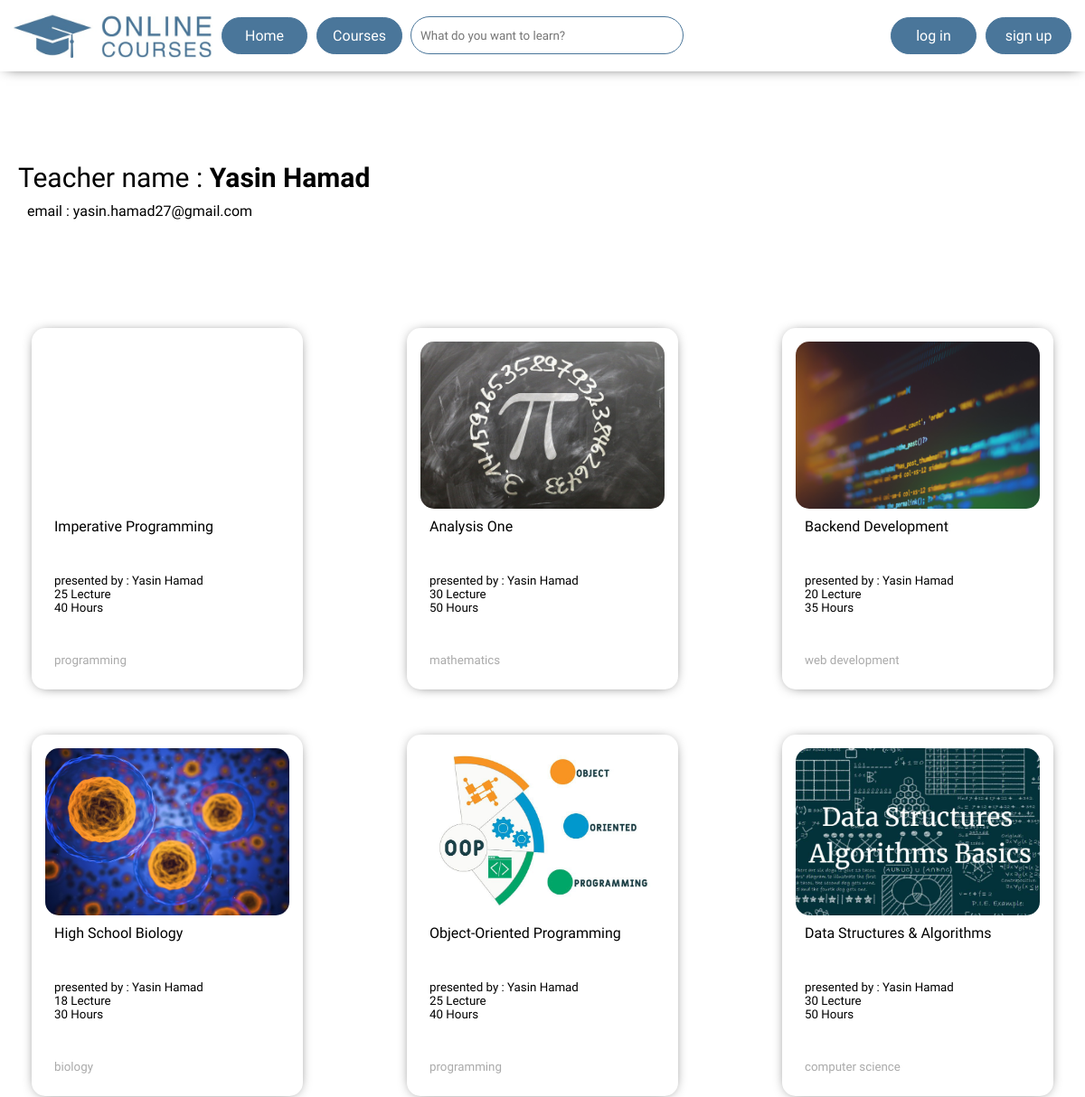
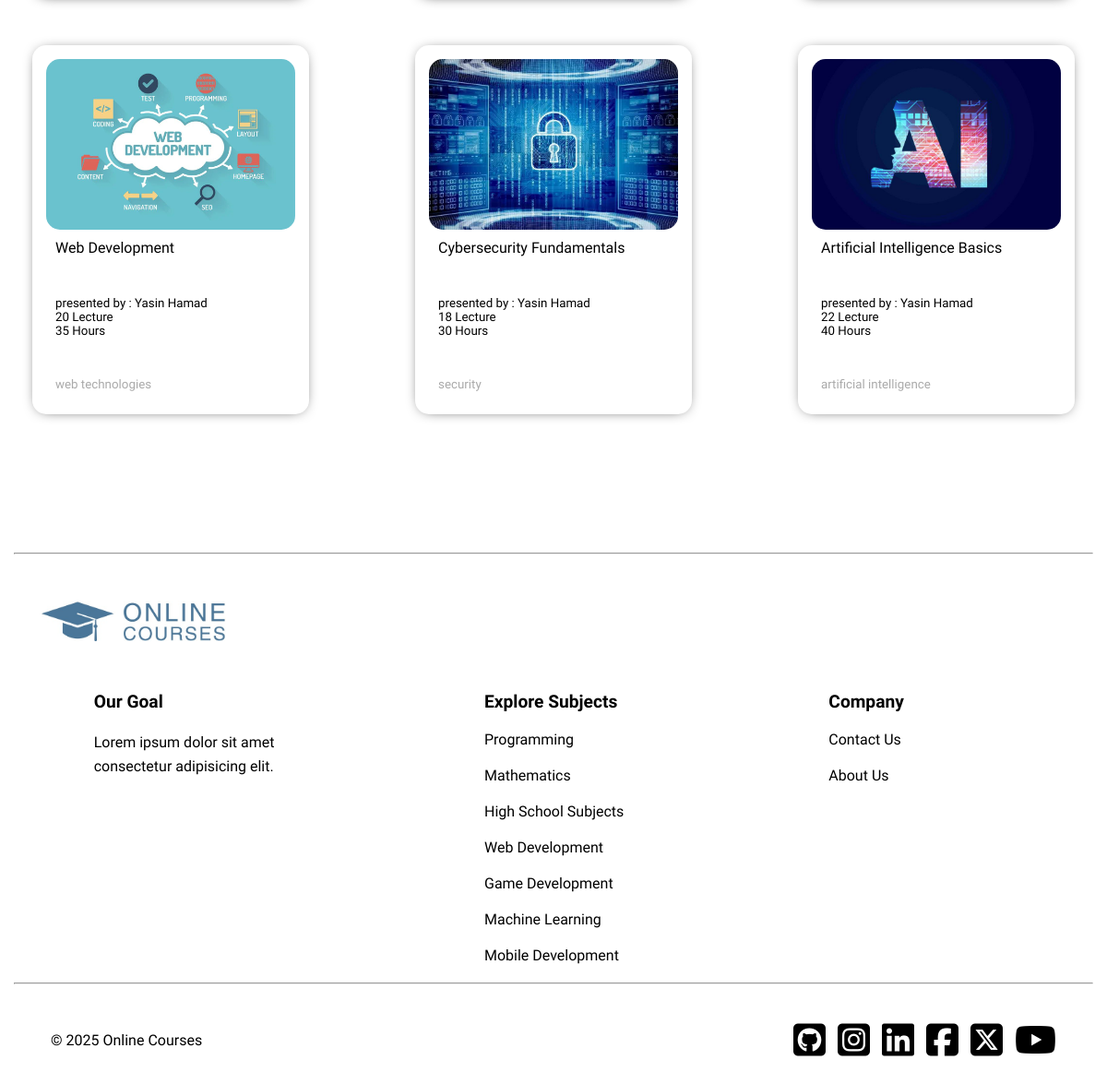
Page /teacher_view.php?teacher_id=9&teacher_name=Yasin Hamad&teacher_email=yasin.hamad27@gmail.com on the committed database (2 pictures, top to bottom).
### tables this page shows
CREATE TABLE `courses` (
  `course_id` int(11) NOT NULL,
  `course_title` varchar(50) NOT NULL,
  `number_of_lectures` int(11) DEFAULT NULL,
  `number_of_hours` int(11) DEFAULT NULL,
  `cover_picture_name` varchar(50) DEFAULT NULL,
  `category` varchar(50) NOT NULL,
  `number_of_enrollment` int(11) DEFAULT 0,
  `description` varchar(255) NOT NULL
);

CREATE TABLE `teachers` (
  `teacher_id` int(11) NOT NULL,
  `name` varchar(50) NOT NULL,
  `email` varchar(50) NOT NULL,
  `user_name` varchar(50) NOT NULL,
  `password` varchar(50) NOT NULL
);

### functions.php (the view, shortened to what this page needs)
<?php
function convert_table_of_ids_to_normal_array($courses_ids){
  foreach($courses_ids as $value){
    $ids[] = $value['course_id'];
  }
  return $ids;
}
function get_all_info_about_these_courses($courses_ids_array){
  $server = "localhost";
  $userName = "root";
  $password = "";
  $databaseName = "online_courses";
  $db = new mysqli($server, $userName, $password, $databaseName);
  $query = "SELECT * from courses where courses.course_id = ?";
  foreach($courses_ids_array as $id){
    $stat = $db->prepare($query);
    $stat->bind_param('i', $id);
    $stat->execute();
    $results = $stat->get_result()->fetch_all(MYSQLI_ASSOC);
    $all_info[] = $results[0];
  }
  return $all_info;
}
function get_teacher_name_from_database($teacher_id){
  $server = "localhost";
  $userName = "root";
  $password = "";
  $databaseName = "online_courses";
  $db = new mysqli($server, $userName, $password, $databaseName);
  $query = "SELECT teachers.name from teachers where teachers.teacher_id = ?";
  $stat = $db->prepare($query);
  $stat->bind_param('i', $teacher_id);
  $stat->execute();
  $results = $stat->get_result()->fetch_all(MYSQLI_ASSOC);
  return trim($results[0]['name']);
}
function get_teacher_courses($teacher_id){
  $server = "localhost";
  $userName = "root";
  $password = "";
  $databaseName = "online_courses";
  $db = new mysqli($server, $userName, $password, $databaseName);
  $query = "SELECT course_teachers.course_id from course_teachers where course_teachers.teacher_id = ?";
  $stat = $db->prepare($query);
  $stat->bind_param('i', $teacher_id);
  $stat->execute();
  $results = $stat->get_result()->fetch_all(MYSQLI_ASSOC);
  return $results;
}
  function print_teacher_courses($teacher_id){
    $results = get_teacher_courses($teacher_id);
    $all_info_about_courses = get_all_info_about_these_courses(convert_table_of_ids_to_normal_array($results));
    $teacher_name = get_teacher_name_from_database($teacher_id);
    foreach($all_info_about_courses as $course){
      echo "<a href="."course_view.php?course_id=".$course['course_id']." class='card'>";
      echo "<div class='card-image' style='background-image: url(imgs/cards_imgs/".$course['cover_picture_name'].");'></div>";
      echo "<div class='card-info'>";
        echo "<span class='course-title'>".$course['course_title']."</span>";
        echo "<div>";
          echo "<span>presented by : <span class='presenter'>$teacher_name</span></span><br>";
          echo "<span class='number-of-lectures'>".$course['number_of_lectures']." Lecture</span><br>";
          echo "<span class='number-of-hours'>".$course['number_of_hours']." Hours</span><br>";
        echo "</div>";
        echo "<span class='course-catigory'>".$course['category']."</span>";
      echo "</div>";
    echo "</a>";
    }
  }
?>

### css/master.css (style rules this page uses)
:root { --main-color: #4a769a; --secondary-color: #f7f9fa; --main-transition: .2s; --main-section-margin-top: 100px; }
* { margin: 0; padding: 0; box-sizing: border-box; font-family: 'Comfortaa', sans-serif; }
.cards-container .card { width: 300px; height: 400px; box-shadow: 0 1px 15px -7px; background-color: white; border-radius: 15px; display: block; padding: 15px; flex-shrink: 0; margin-right: 40px; color: initial; text-decoration: none; }
.cards-container .card .card-image { width: 100%; height: 50%; border-radius: 15px; background-size: cover; background-position: center; }
.cards-container .card .card-info { padding: 10px; display: flex; flex-direction: column; width: 100%; height: 50%; justify-content: space-between; }
.cards-container .card .card-info div { font-size: smaller; }
.cards-container .card .card-info .course-catigory { font-size: smaller; color: #aaa; }

### css/courses.css (style rules this page uses)
:root { --main-color: #4a769a; --secondary-color: #f7f9fa; --main-transition: .2s; --main-section-margin-top: 100px; }
.cards-container .card { margin-right: 0; margin-bottom: 50px; }

### rows in the picture
courses: course_title "Imperative Programming", number_of_lectures "25", number_of_hours "40", category "programming"
teachers: name "Yasin Hamad"
courses: cover_picture_name (picture), course_title "Analysis One", number_of_lectures "30", number_of_hours "50", category "mathematics"
courses: cover_picture_name (picture), course_title "Backend Development", number_of_lectures "20", number_of_hours "35", category "web development"
courses: cover_picture_name (picture), course_title "High School Biology", number_of_lectures "18", number_of_hours "30", category "biology"
courses: cover_picture_name (picture), course_title "Object-Oriented Programming", number_of_lectures "25", number_of_hours "40", category "programming"
courses: cover_picture_name (picture), course_title "Data Structures & Algorithms", number_of_lectures "30", number_of_hours "50", category "computer science"
courses: cover_picture_name (picture), course_title "Web Development", number_of_lectures "20", number_of_hours "35", category "web technologies"
courses: cover_picture_name (picture), course_title "Cybersecurity Fundamentals", number_of_lectures "18", number_of_hours "30", category "security"
courses: cover_picture_name (picture), course_title "Artificial Intelligence Basics", number_of_lectures "22", number_of_hours "40", category "artificial intelligence"

### other values in the picture
$teacher_name "Yasin Hamad"
$teacher_email "yasin.hamad27@gmail.com"
